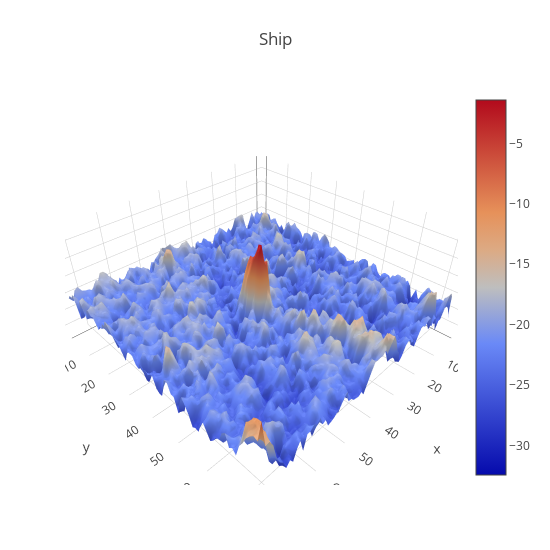

Notebook code for this chart:
### Markdown cell above
Above is a nice looking plot of a sample 'Iceberg'. Since this data is collected from a "Radar", it looks more like a mountain because of the scatter effect of the radar signal. We can create more composite images using the backscatter from the radar. Now, let's plot the Ship image.

### Code cell
plot3Dobj(X_band_1[14,:,:], 'Ship')

### Figure 1 — Plotly figure (JSON) as saved in the notebook; plotly's stock layout.template omitted (floating-point values rounded to 4 significant figures; data arrays with more than 128 entries replaced by an {"elided": "..."} marker saying what was removed)
{"data": [{"type": "surface", "z": {"elided": "75x75 float values"}}], "layout": {"autosize": false, "height": 550, "margin": {"b": 65, "l": 65, "r": 50, "t": 90}, "title": "Ship", "width": 550}}
